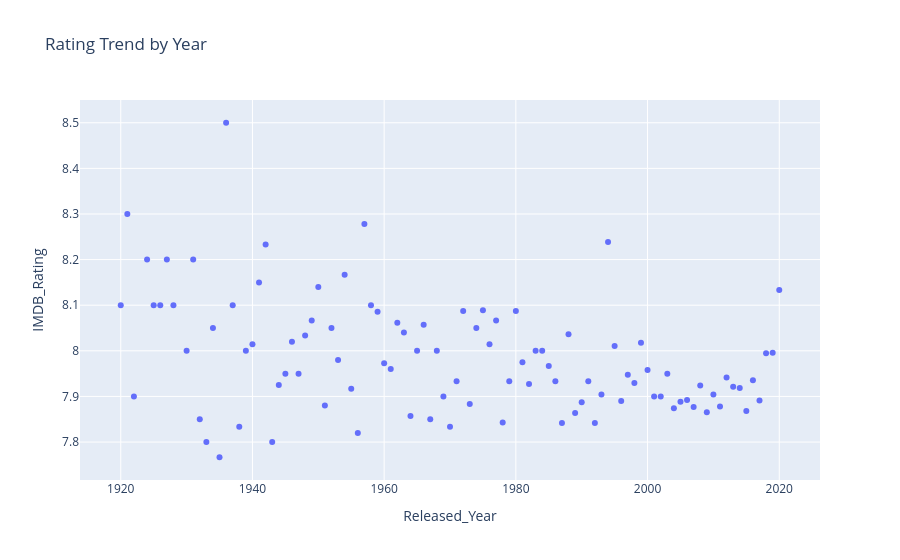

The cell this chart's notebook holds for it:
### Code cell
fig = px.scatter(
    year_avg,
    x="Released_Year",
    y="IMDB_Rating",
    title="Rating Trend by Year"
)

fig.show()
